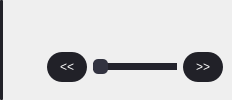
         <widget class="QWidget" name="workspace" native="true">
          <property name="sizePolicy">
           <sizepolicy hsizetype="Preferred" vsizetype="Preferred">
            <horstretch>0</horstretch>
            <verstretch>0</verstretch>
           </sizepolicy>
          </property>
          <property name="minimumSize">
           <size>
            <width>0</width>
            <height>0</height>
           </size>
          </property>
          <layout class="QHBoxLayout" name="horizontalLayout_6">
           <property name="spacing">
            <number>35</number>
           </property>
           <property name="leftMargin">
            <number>0</number>
           </property>
           <property name="topMargin">
            <number>0</number>
           </property>
           <property name="rightMargin">
            <number>0</number>
           </property>
           <property name="bottomMargin">
            <number>0</number>
           </property>
           <item>
            <widget class="QWidget" name="vertical_divider_workspace" native="true">
             <property name="sizePolicy">
              <sizepolicy hsizetype="Preferred" vsizetype="Preferred">
               <horstretch>0</horstretch>
               <verstretch>0</verstretch>
              </sizepolicy>
             </property>
             <property name="minimumSize">
              <size>
               <width>3</width>
               <height>0</height>
              </size>
             </property>
             <property name="maximumSize">
              <size>
               <width>3</width>
               <height>16777215</height>
              </size>
             </property>
             <property name="cursor">
              <cursorShape>ArrowCursor</cursorShape>
             </property>
             <property name="styleSheet">
              <string notr="true">QWidget{
	background-color: rgb(33,33, 40);
	border-radius: 1px;
}</string>
             </property>
            </widget>
           </item>
           <item>
            <widget class="QWidget" name="mask_operations_container" native="true">
             <layout class="QVBoxLayout" name="verticalLayout_14">
              <property name="leftMargin">
               <number>0</number>
              </property>
              <property name="rightMargin">
               <number>0</number>
              </property>
              <item>
               <widget class="QWidget" name="paint_interface_container" native="true"/>
              </item>
              <item>
               <widget class="QWidget" name="frame_operations_container" native="true">
                <property name="minimumSize">
                 <size>
                  <width>0</width>
                  <height>0</height>
                 </size>
                </property>
                <property name="maximumSize">
                 <size>
                  <width>16777215</width>
                  <height>50</height>
                 </size>
                </property>
                <property name="styleSheet">
                 <string notr="true"/>
                </property>
                <layout class="QHBoxLayout" name="horizontalLayout_5">
                 <item>
                  <widget class="QPushButton" name="previous_frame_button">
                   <property name="minimumSize">
                    <size>
                     <width>40</width>
                     <height>30</height>
                    </size>
                   </property>
                   <property name="styleSheet">
                    <string notr="true">QPushButton{
	border: none;
	background-color: rgb(33,33, 40);
	color:white;
	border-radius: 15px;
}
QPushButton:hover{
	background-color: rgb(37, 37, 46);
}
QPushButton:pressed{
	background-color: rgb(47, 48, 60);
}</string>
                   </property>
                   <property name="text">
                    <string>&lt;&lt;</string>
                   </property>
                  </widget>
                 </item>
                 <item>
                  <widget class="QSlider" name="frame_slider">
                   <property name="minimumSize">
                    <size>
                     <width>80</width>
                     <height>0</height>
                    </size>
                   </property>
                   <property name="maximumSize">
                    <size>
                     <width>16777215</width>
                     <height>15</height>
                    </size>
                   </property>
                   <property name="styleSheet">
                    <string notr="true">QSlider::handle:horizontal{
	border-radius: 5px;
	background-color: rgb(50, 51, 64);
}
QSlider::handle:horizontal:hover{
	border-radius: 5px;
	background-color: rgb(70, 72, 92);
}
QSlider::add-page:horizontal{
	background-color: rgb(35, 35, 44);
	border-radius: 5px;
}
QSlider::sub-page:horizontal{
	background-color: rgb(35, 35, 44);
	border-radius: 5px;
}</string>
                   </property>
                   <property name="orientation">
                    <enum>Qt::Horizontal</enum>
                   </property>
                  </widget>
                 </item>
                 <item>
                  <widget class="QPushButton" name="next_frame_button">
                   <property name="minimumSize">
                    <size>
                     <width>40</width>
                     <height>30</height>
                    </size>
                   </property>
                   <property name="styleSheet">
                    <string notr="true">QPushButton{
	border: none;
	background-color: rgb(33,33, 40);
	color:white;
	border-radius: 15px;
}
QPushButton:hover{
	background-color: rgb(37, 37, 46);
}
QPushButton:pressed{
	background-color: rgb(47, 48, 60);
}</string>
                   </property>
                   <property name="text">
                    <string>&gt;&gt;</string>
                   </property>
                  </widget>
                 </item>
                </layout>
               </widget>
              </item>
             </layout>
            </widget>
           </item>
          </layout>
         </widget>
